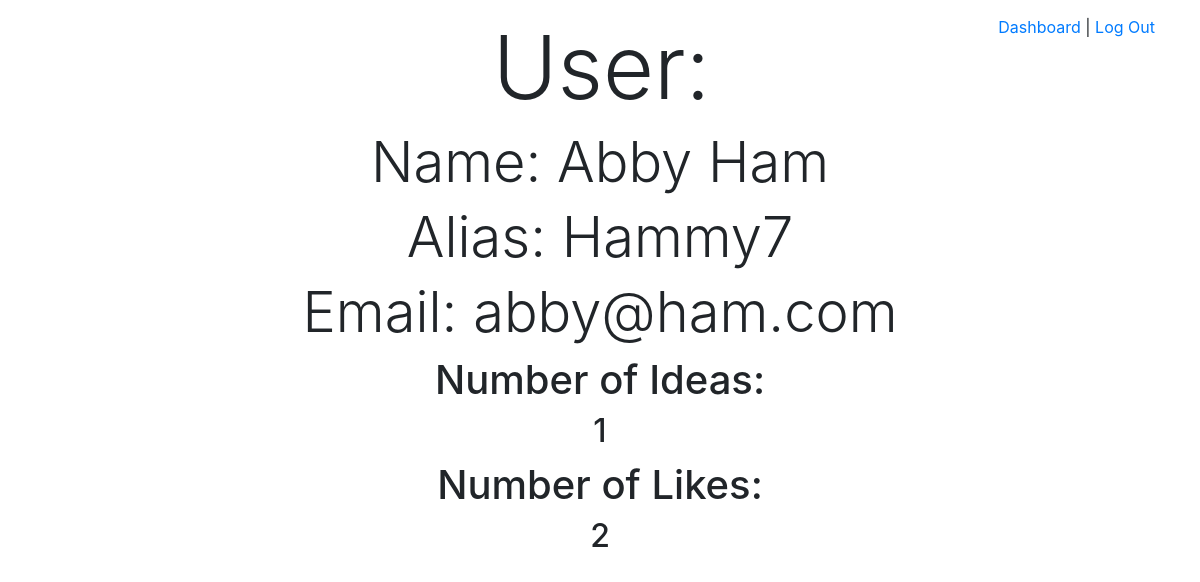
/user/6 (signed in), run on the app's committed database.
### bright_app/models.py (models this page shows)
class User(models.Model):
    first_name = models.CharField(max_length=45)
    last_name = models.CharField(max_length=45)
    alias = models.CharField(max_length=45)
    email = models.EmailField(unique=True)
    password = models.CharField(max_length=255)
    objects = UserManager()

### bright_app/views.py (the view)
# urls.py: path('user/<int:id>', views.one_user),
def one_user(request, id):
    if 'user_id' not in request.session:
        return redirect('/')
    user = User.objects.get(id=id)
    ideas = Ideas.objects.filter(owner=user)
    context = {
        'user' : User.objects.get(id=id),
        'ideas' : ideas
    }
    return render(request, 'user.html', context)

### bright_app/templates/user.html (shortened to what this page needs)
<!DOCTYPE html>
<html lang="en">
<head>
    <link href="https://stackpath.bootstrapcdn.com/bootstrap/4.5.0/css/bootstrap.min.css" rel="stylesheet"
>
    {% load static %}
    <link rel="stylesheet" href="{% static 'style.css' %}">
</head>
<body>
    <div style="margin-top: 15px;" class="container">
        <div style="float: right;" class="logout">
            <p><a href="/display_all">Dashboard</a> | <a href="/logout">Log Out</a></p>
        </div>
        <div style="text-align: center;" class="user">
            <div>
                <h1 style="padding-left: 160px;" class="display-2">User:</h1>
                <h4 class="display-4">Name: {{user.first_name}} {{user.last_name}}</h4>
                <h4 class="display-4">Alias: {{user.alias}}</h4>
                <h4 class="display-4">Email: {{user.email}}</h4>
            </div>
            <h1 style="margin-top: 10px;">Number of Ideas:</h1>
            <h2>{{ideas.count}}</h2>
            <h1 style="margin-top: 10px;">Number of Likes:</h1>
            <h2>{{user.liked_ideas.count}}</h2>
        </div>
    </div>
</body>
</html>

### bright_app/static/style.css (style rules this page uses)
* { margin: 0 auto; }

### data on the page
User: first_name "Abby", last_name "Ham", alias "Hammy7", email "abby@ham.com", liked_ideas.count "2"

### other printed values
{{ ideas.count }} "1"
